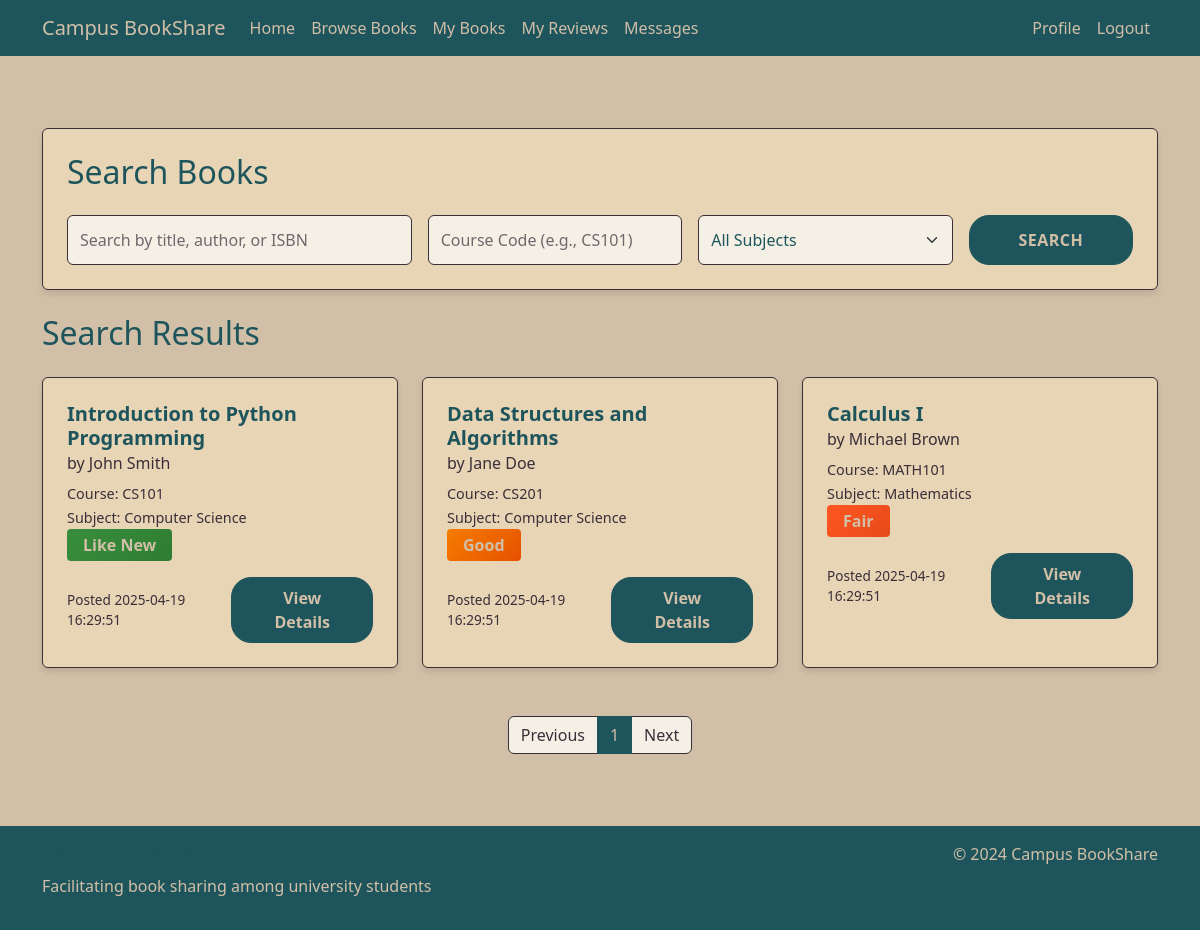
/search (signed in), run on an earlier commit of the app's database.
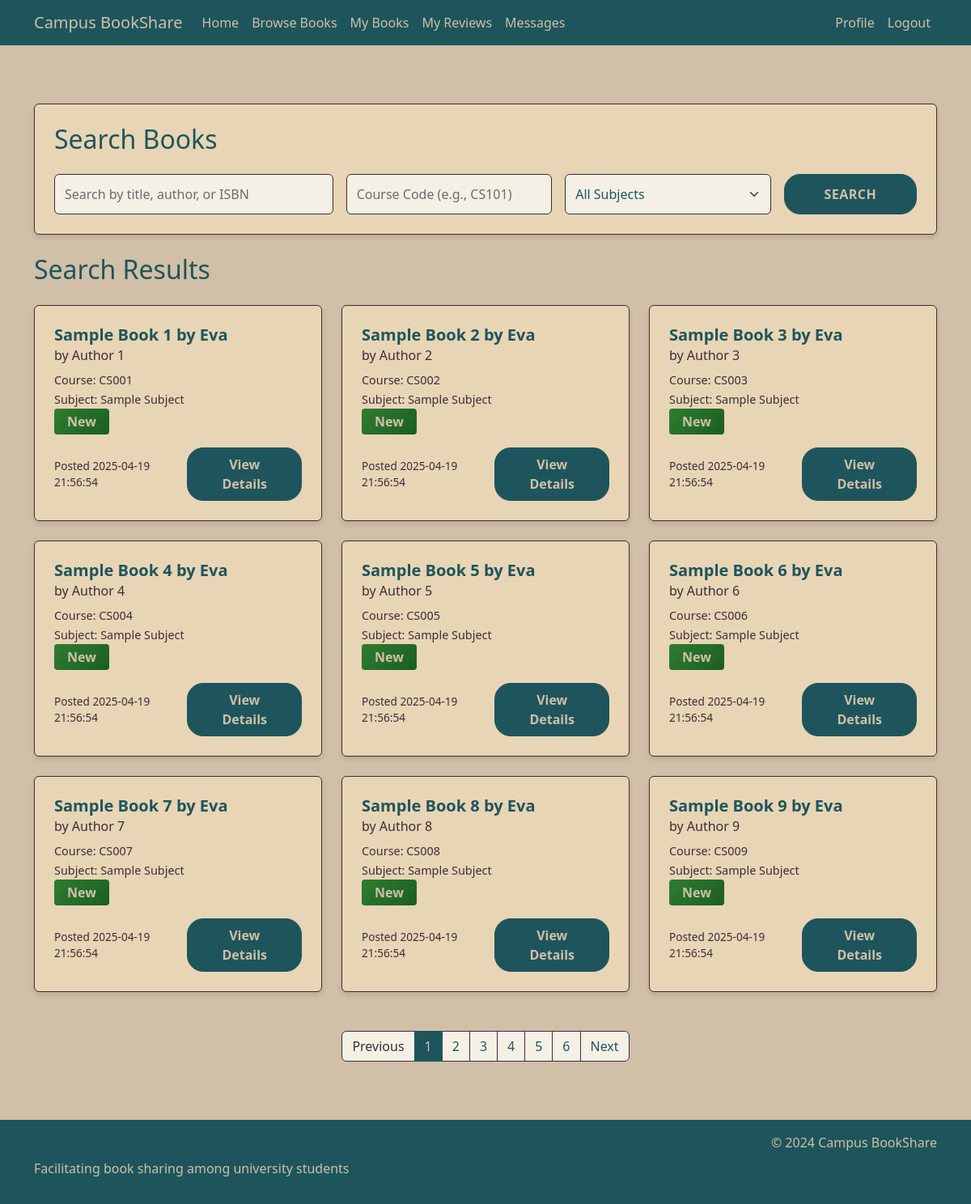
And on a later commit of the database.
### tables this page shows
CREATE TABLE Books (
        book_id INTEGER PRIMARY KEY AUTOINCREMENT,
        user_id INTEGER,
        title TEXT NOT NULL,
        author TEXT,
        ISBN TEXT,
        subject TEXT,
        course_code TEXT,
        condition TEXT,
        availability TEXT NOT NULL,
        date_posted TEXT NOT NULL,
        FOREIGN KEY (user_id) REFERENCES Users(user_id)
    );

### app.py (the view)
@app.route('/search')
@login_required
def search():
    query = request.args.get('query', '').strip()
    course_code = request.args.get('course_code', '').strip()
    subject = request.args.get('subject', '').strip()
    page = request.args.get('page', 1, type=int)
    books, total_count = search_books(
        query=query if query else None,
        course_code=course_code if course_code else None,
        subject=subject if subject else None,
        page=page
    )
    pagination = {
        'page': page,
        'per_page': 9,
        'total': total_count,
        'pages': (total_count + 8) // 9,
        'has_prev': page > 1,
        'has_next': page * 9 < total_count,
        'prev_num': page - 1,
        'next_num': page + 1,
        'iter_pages': lambda: range(1, ((total_count + 8) // 9) + 1)
    }
    return render_template(
        'search_results.html',
        books=books,
        query=query,
        course_code=course_code,
        subject=subject,
        pagination=pagination
    )

### app.py (called while the page is built)
def get_db_connection():
    conn = sqlite3.connect('database.db')
    conn.row_factory = sqlite3.Row
    return conn

def login_required(f):
    @wraps(f)
    def decorated_function(*args, **kwargs):
        if 'user_id' not in session:
            flash('Please log in to access this page.', 'warning')
            return redirect(url_for('login'))
        return f(*args, **kwargs) # Returns original function if logged in
    return decorated_function

### templates/search_results.html (shortened to what the changed rows need)
{% extends "base.html" %}
{% block content %}
<div class="container py-4 content">
    <div class="row mb-4">
        <div class="col-12">
            <div class="card">
                <div class="card-body">
                    <h2 class="section-title mb-4">Search Books</h2>
                </div>
            </div>
        </div>
    </div>
    <div class="row">
        <div class="col-12">
            <h2 class="section-title mb-4">
                Search Results
            </h2>
            {% if books %}
            <div class="row">
                {% for book in books %}
                <div class="col-md-4 mb-4">
                    <div class="card h-100">
                        <div class="card-body">
                            <h5 class="card-title book-title">{{ book.title }}</h5>
                            <h6 class="card-subtitle mb-2 book-subtitle">by {{ book.author }}</h6>
                            <p class="card-text">
                                <small class="book-meta">Course: {{ book.course_code }}</small><br>
                                <small class="book-meta">Subject: {{ book.subject }}</small><br>
                                <span class="badge badge-reviews" data-condition="{{ book.condition }}">{{ book.condition }}</span>
                            </p>
                            <div class="d-flex justify-content-between align-items-center">
                                <span class="book-date">Posted {{ book.date_posted }}</span>
                                <a href="{{ url_for('view_book', book_id=book.book_id) }}" class="btn btn-primary">View Details</a>
                            </div>
                        </div>
                    </div>
                </div>
                {% endfor %}
            </div>
            {% if pagination %}
            <nav aria-label="Search results pagination" class="mt-4">
                <ul class="pagination justify-content-center">
                    {% for page in pagination.iter_pages() %}
                        {% if page %}
                            {% if page != pagination.page %}
                            <li class="page-item">
                                <a class="page-link" href="{{ url_for('search', page=page, query=query, course_code=course_code, subject=subject) }}">{{ page }}</a>
                            </li>
                            {% else %}
                            <li class="page-item active">
                                <span class="page-link">{{ page }}</span>
                            </li>
                            {% endif %}
                        {% else %}
                            <li class="page-item disabled">
                                <span class="page-link">...</span>
                            </li>
                        {% endif %}
                    {% endfor %}
                    {% if pagination.has_next %}
                    <li class="page-item">
                        <a class="page-link" href="{{ url_for('search', page=pagination.next_num, query=query, course_code=course_code, subject=subject) }}">Next</a>
                    </li>
                    {% else %}
                    <li class="page-item disabled">
                        <span class="page-link">Next</span>
                    </li>
                    {% endif %}
                </ul>
            </nav>
            {% endif %}
            {% else %}
            <div class="alert alert-info">
                No books found matching your search criteria.
            </div>
            {% endif %}
        </div>
    </div>
</div>
{% endblock %}

What changed in the data, as far as the page shows it:
no longer on this page (row unchanged): Books: title "Introduction to Python Programming", author "John Smith", course_code "CS101", subject "Computer Science", condition "Like New", date_posted "2025-04-19 16:29:51"
no longer on this page (row unchanged): Books: title "Data Structures and Algorithms", author "Jane Doe", course_code "CS201", subject "Computer Science", condition "Good", date_posted "2025-04-19 16:29:51"
no longer on this page (row edited): Books: title "Calculus I", author "Michael Brown", course_code "MATH101", subject "Mathematics", condition "Fair", date_posted "2025-04-19 16:29:51"
added Books: title "Sample Book 1 by Eva", author "Author 1", course_code "CS001", subject "Sample Subject", condition "New", date_posted "2025-04-19 21:56:54"
added Books: title "Sample Book 2 by Eva", author "Author 2", course_code "CS002", subject "Sample Subject", condition "New", date_posted "2025-04-19 21:56:54"
added Books: title "Sample Book 3 by Eva", author "Author 3", course_code "CS003", subject "Sample Subject", condition "New", date_posted "2025-04-19 21:56:54"
added Books: title "Sample Book 4 by Eva", author "Author 4", course_code "CS004", subject "Sample Subject", condition "New", date_posted "2025-04-19 21:56:54"
added Books: title "Sample Book 5 by Eva", author "Author 5", course_code "CS005", subject "Sample Subject", condition "New", date_posted "2025-04-19 21:56:54"
added Books: title "Sample Book 6 by Eva", author "Author 6", course_code "CS006", subject "Sample Subject", condition "New", date_posted "2025-04-19 21:56:54"
added Books: title "Sample Book 7 by Eva", author "Author 7", course_code "CS007", subject "Sample Subject", condition "New", date_posted "2025-04-19 21:56:54"
added Books: title "Sample Book 8 by Eva", author "Author 8", course_code "CS008", subject "Sample Subject", condition "New", date_posted "2025-04-19 21:56:54"
added Books: title "Sample Book 9 by Eva", author "Author 9", course_code "CS009", subject "Sample Subject", condition "New", date_posted "2025-04-19 21:56:54"
Also different on the page:
new list line: "2"
new list line: "3"
new list line: "4"
new list line: "5"
new list line: "6"
